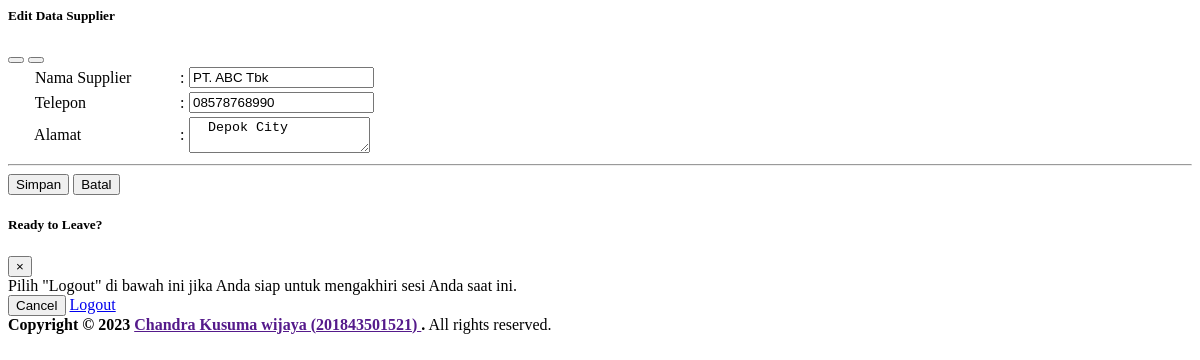
/edit_supplier.php?no=1, run on the app's committed database.
### tables this page shows
CREATE TABLE `tb_supplier`  (
  `id_supplier` int(11) UNSIGNED NOT NULL AUTO_INCREMENT,
  `nama_supplier` varchar(255) NULL DEFAULT NULL,
  `telepon` varchar(255) NULL DEFAULT NULL,
  `alamat` text NULL,
  PRIMARY KEY (`id_supplier`) USING BTREE
);

### edit_supplier.php (the view, shortened to what this page needs)
<?php
include "koneksi.php";
$no = null;
    if (isset($_GET["no"])) {
        $no = $_GET["no"];
    }
        $sql    = "SELECT * FROM tb_supplier where id_supplier = '".$no."' ";
        $query  = mysqli_query($con, $sql);
        $result = mysqli_fetch_array($query, MYSQLI_ASSOC);
?>
<section class="content">
    <div class="container-fluid">
        <div class="row">
            <div class="col-md-12">
<div class="card card-info">
    <div class="card-header">
        <h5 class="card-title"><i class="fa fa-child"></i> Edit Data Supplier</h5>
        <div class="card-tools">
            <button type="button" class="btn btn-tool" data-card-widget="collapse">
            </button>
            <button type="button" class="btn btn-tool" data-card-widget="remove">
            </button>
        </div>
    </div>
    <div class="card-body">
        <form class="form-horizontal" action="" method="post" enctype="multipart/form-data" id="form-edit">
            <div class="row">
                <div class="col-sm-6">
                    <div class="table-responsive">
                        <table class="table table-borderles">
                            <thead>
                            <tr>
                                <td style="width: 165px;">&nbsp;&nbsp;&nbsp;&nbsp;<i class="fa fa-user"></i>&nbsp; Nama Supplier</td>
                                <td style="width: 5px;">:</td>
                                <td><input type="text" name="nama_supplier" id="nama_supplier" class="form-control form-control-sm" value="<?php echo $result['nama_supplier'] ;?>">
                                </td>
                            </tr>
                            <tr>
                                <td style="width: 165px;">&nbsp;&nbsp;&nbsp;&nbsp;<i class="fa fa-user"></i>&nbsp; Telepon</td>
                                <td style="width: 5px;">:</td>
                                <td><input type="text" name="telepon" id="telepon" class="form-control form-control-sm" value="<?php echo $result['telepon'] ;?>">
                                </td>
                            </tr>
                            <tr>
                                <td>&nbsp;&nbsp;&nbsp;&nbsp;<i class="fa fa fa-phone-square"></i>&nbsp; Alamat</td>
                                <td>:</td>
                                <td><textarea type="text" name="alamat" id="alamat" class="form-control form-control-sm"> <?php echo $result['alamat'] ;?> </textarea>
                                </td>
                            </tr>
                            </thead>
                        </table>
                    </div>
                </div>
            </div>
        <hr>
            <div class="col-sm-6">
                <button class="btn btn-sm btn-primary" type="submit" name="simpan"><i class="fa fa-save"></i> Simpan</button>
                <button class="btn btn-sm btn-danger" type="reset" value="Reset" onClick="javascript:history.back()"><i class="fa fa-history"></i> Batal</button>
            </div>
        </form>
    </div>
</div>
            </div>
        </div>
    </div>
</section>
<?php include 'footer.php'; ?>

### data on the page
tb_supplier: nama_supplier "PT. ABC Tbk", telepon "08578768990", alamat "Depok City"
